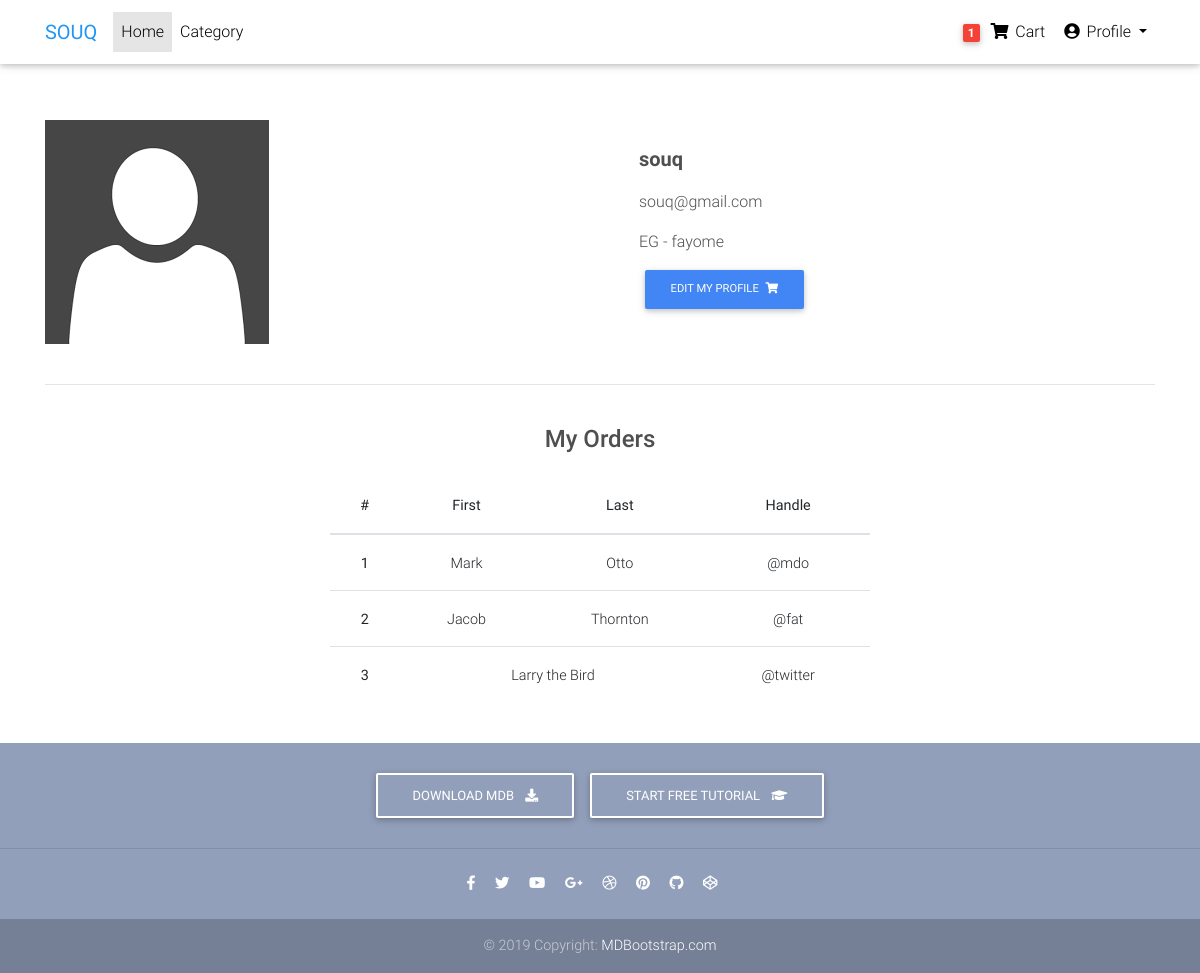
Page /accounts/profile/souq (signed in) on the committed database.
### accounts/models.py (models this page shows, shortened)
class Profile(models.Model):
    user =models.OneToOneField(User , verbose_name=_("user") , on_delete=models.CASCADE)
    slug = models.SlugField(blank=True , null=True)
    image = models.ImageField(_("image"), upload_to='profile_img', blank=True, null=True)
    country = CountryField()
    address = models.CharField(max_length=100)
    join_date = models.DateTimeField(_("join_date"), default=datetime.datetime.now)
    class Meta:
        verbose_name = _("Profile")
        verbose_name_plural = _("Profiles")

### accounts/views.py (the view)
# urls.py: path('profile/<slug:slug>', views.profile, name= 'profile'),
@login_required(login_url='/accounts/login/')
def profile(request , slug):
    profile = get_object_or_404(Profile , slug= slug)
    context = {'profile': profile}
    return render(request , 'registration/profile.html', context)

### accounts/templates/registration/profile.html
{% extends 'base.html' %}
{% load static %}
{% block body %}
  <main class="mt-5 pt-4">
    <div class="container dark-grey-text mt-5">
      <div class="row wow fadeIn">
        <div class="col-md-6 mb-4">
           {% if profile.image %}
               <img src="{{ profile.image.url }}" class="img-fluid" alt="">
           {% else %}
               <img src="{% static 'site_static/img/default.user.png' %}" class="img-fluid" alt="">
           {% endif %}
        </div>
        <div class="col-md-6 mb-4">
          <div class="p-4">
             <p class="lead font-weight-bold">{{profile.user}}</p>
            <p class="lead">
                <p>{{profile.user.email}}</p>
                <p>{{profile.country}} - {{profile.address}}</p>
           </p>
              <a href="#" class="btn btn-primary btn-md my-0 p" type="submit">Edit My Profile
                <i class="fas fa-shopping-cart ml-1"></i>
              </a>
          </div>
           </div>
      </div>
      <hr>
      <div class="row d-flex justify-content-center wow fadeIn">
        <div class="col-md-6 text-center">
          <h4 class="my-4 h4">My Orders</h4>
            <table class="table table-hover">
              <thead>
                <tr>
                  <th scope="col">#</th>
                  <th scope="col">First</th>
                  <th scope="col">Last</th>
                  <th scope="col">Handle</th>
                </tr>
              </thead>
              <tbody>
                <tr>
                  <th scope="row">1</th>
                  <td>Mark</td>
                  <td>Otto</td>
                  <td>@mdo</td>
                </tr>
                <tr>
                  <th scope="row">2</th>
                  <td>Jacob</td>
                  <td>Thornton</td>
                  <td>@fat</td>
                </tr>
                <tr>
                  <th scope="row">3</th>
                  <td colspan="2">Larry the Bird</td>
                  <td>@twitter</td>
                </tr>
              </tbody>
            </table>
        </div>
      </div>
    </div>
  </main>
{% endblock body %}

### static/site_static/css/style.css (style rules this page uses)
html, body, .view { height: 100%; }

### templates/base.html (style rules this page uses)
html, body, header, .carousel { height: 60vh; }

### rows in the picture
Profile: user "souq", user.email "souq@gmail.com", country "EG", address "fayome"
